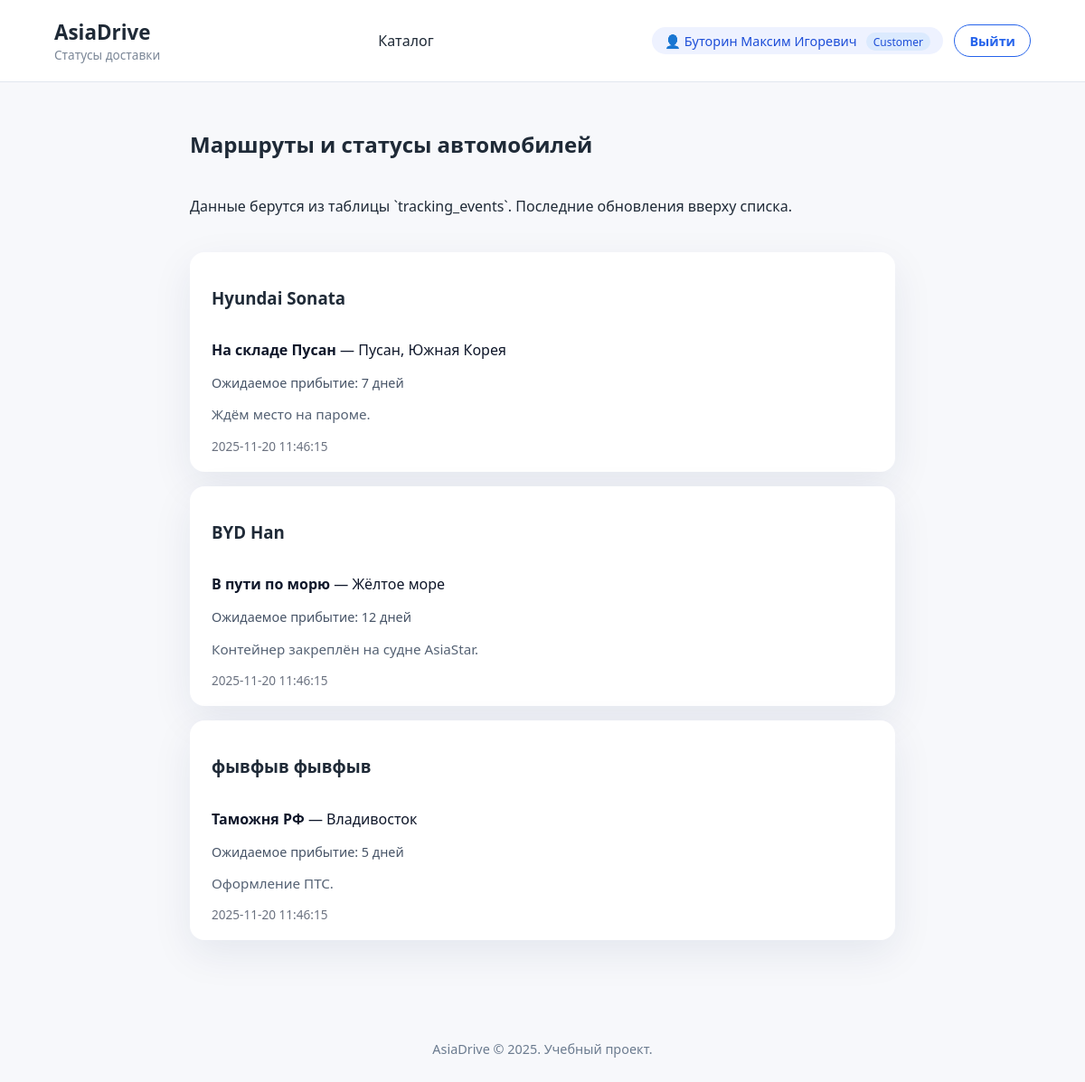
Screenshot of /tracking (signed in) with the database file from the repository.
### tables this page shows
CREATE TABLE users (
        id INTEGER PRIMARY KEY AUTOINCREMENT,
        name TEXT NOT NULL,
        email TEXT NOT NULL UNIQUE,
        phone TEXT,
        password_hash TEXT NOT NULL,
        created_at TEXT DEFAULT CURRENT_TIMESTAMP
    , role TEXT NOT NULL DEFAULT 'customer');

CREATE TABLE tracking_events (
        id INTEGER PRIMARY KEY AUTOINCREMENT,
        car_id INTEGER NOT NULL,
        status TEXT NOT NULL,
        location TEXT NOT NULL,
        eta TEXT,
        comment TEXT,
        updated_at TEXT DEFAULT CURRENT_TIMESTAMP,
        FOREIGN KEY (car_id) REFERENCES cars (id) ON DELETE CASCADE
    );

CREATE TABLE cars (
    id INTEGER PRIMARY KEY AUTOINCREMENT,
    brand TEXT NOT NULL,
    model TEXT NOT NULL,
    year INTEGER NOT NULL,
    price INTEGER NOT NULL,
    mileage INTEGER,
    fuel_type TEXT,
    country TEXT NOT NULL,
    image_url TEXT,
    description TEXT
);

### app.py (the view)
@app.route('/tracking')
def tracking_overview():
    connection = get_db_connection()
    cursor = connection.cursor()
    cursor.execute(
        """
        SELECT tracking_events.*, cars.brand, cars.model, cars.country
        FROM tracking_events
        JOIN cars ON cars.id = tracking_events.car_id
        ORDER BY tracking_events.updated_at DESC
        """
    )
    events = cursor.fetchall()
    connection.close()
    return render_template('tracking.html', events=events)

### app.py (called while the page is built)
def get_db_connection():
    connection = sqlite3.connect(app.config['DATABASE'])
    connection.row_factory = sqlite3.Row
    return connection

def get_current_user():
    if hasattr(g, 'current_user'):
        return g.current_user
    user_id = session.get('user_id')
    if not user_id:
        g.current_user = None
        return None
    connection = get_db_connection()
    cursor = connection.cursor()
    cursor.execute("SELECT * FROM users WHERE id = ?", (user_id,))
    user = cursor.fetchone()
    connection.close()
    g.current_user = user
    return user

@app.context_processor
def inject_user():
    user = get_current_user()
    return {
        'current_user': user,
        'is_admin': bool(user and user['role'] == 'admin'),
        'is_moderator': bool(user and user['role'] == 'moderator'),
        'is_customer': bool(user and user['role'] == 'customer')
    }

### templates/tracking.html (shortened to what this page needs)
<!DOCTYPE html>
<html lang="ru">
<head>
    <link rel="stylesheet" href="{{ url_for('static', filename='style.css') }}">
</head>
<body class="tracking-page">
<header class="site-header">
    <div class="branding">
        <span class="logo">AsiaDrive</span>
        <span class="tagline">Статусы доставки</span>
    </div>
    <nav class="main-nav">
        <a href="{{ url_for('index') }}">Каталог</a>
    </nav>
    <div class="auth-controls">
        {% if current_user %}
        <span class="user-pill">👤 {{ current_user['name'] }} <span class="role-tag">{{ current_user['role']|capitalize }}</span></span>
        <a href="{{ url_for('logout') }}" class="btn btn-outline small">Выйти</a>
        {% else %}
        <a href="{{ url_for('login', next=request.full_path) }}" class="link-login">Войти</a>
        {% endif %}
    </div>
</header>
<main class="tracking-board">
    <section class="section-header">
        <h1>Маршруты и статусы автомобилей</h1>
        <p>Данные берутся из таблицы `tracking_events`. Последние обновления вверху списка.</p>
    </section>
    {% if events %}
    <div class="timeline">
        {% for event in events %}
        <article class="timeline-card">
            <div class="timeline-header">
                <h3>{{ event['brand'] }} {{ event['model'] }}</h3>
                <span class="badge">{{ event['country'] }}</span>
            </div>
            <p class="status-line"><strong>{{ event['status'] }}</strong> — {{ event['location'] }}</p>
            {% if event['eta'] %}<p class="eta-line">Ожидаемое прибытие: {{ event['eta'] }}</p>{% endif %}
            {% if event['comment'] %}<p class="car-desc">{{ event['comment'] }}</p>{% endif %}
            <time>{{ event['updated_at'] }}</time>
        </article>
        {% endfor %}
    </div>
    {% else %}
    <div class="empty-state">
        <p>Статусы ещё не добавлены. Авторизуйтесь и добавьте информацию в разделе управления.</p>
        <a class="btn" href="{{ url_for('manage_tracking') }}">Обновить статус</a>
    </div>
    {% endif %}
</main>
<footer class="site-footer">
    <p>AsiaDrive © {{ 2025 }}. Учебный проект.</p>
</footer>
</body>
</html>

### static/style.css (style rules this page uses)
:root { font-family: 'Segoe UI', Arial, sans-serif; color: #1f2a37; background-color: #f7f8fb; }
* { box-sizing: border-box; }
body { margin: 0; background: #f7f8fb; color: #1f2a37; }
a { text-decoration: none; color: inherit; }
.site-header { display: flex; justify-content: space-between; align-items: center; padding: 1.25rem 5vw; background: white; border-bottom: 1px solid #e1e7ef; position: sticky; top: 0; z-index: 10; }
.branding { display: flex; flex-direction: column; }
.logo { font-weight: 700; font-size: 1.4rem; }
.tagline { font-size: 0.85rem; color: #7b8797; }
.main-nav { display: flex; gap: 1rem; align-items: center; }
.main-nav a { color: #1f2a37; font-weight: 500; }
.auth-controls { display: flex; align-items: center; gap: 0.75rem; flex-wrap: wrap; }
.user-pill { background: #eef2ff; color: #1d4ed8; padding: 0.35rem 0.9rem; border-radius: 999px; font-size: 0.9rem; }
.role-tag { margin-left: 0.4rem; padding: 0.1rem 0.5rem; border-radius: 999px; background: #dbeafe; color: #1d4ed8; font-size: 0.75rem; text-transform: capitalize; }
main { padding: 2rem 5vw 4rem; }
.btn { display: inline-flex; align-items: center; justify-content: center; border-radius: 999px; padding: 0.75rem 1.5rem; background: #2563eb; color: white; font-weight: 600; border: none; cursor: pointer; transition: transform 0.2s, box-shadow 0.2s; }
.btn-outline { background: transparent; color: #2563eb; border: 1px solid #2563eb; box-shadow: none; }
.btn.small, .btn-outline.small { padding: 0.45rem 1rem; font-size: 0.9rem; }
.section-header { display: flex; flex-direction: column; gap: 0.3rem; margin-bottom: 1.5rem; }
.badge { position: absolute; top: 1rem; left: 1rem; background: rgba(31, 41, 55, 0.8); color: white; padding: 0.3rem 0.7rem; border-radius: 999px; font-size: 0.8rem; }
.car-desc { flex: 1; color: #556274; font-size: 0.95rem; }
.site-footer { padding: 2rem 5vw; text-align: center; color: #6b7b8f; font-size: 0.9rem; }
.auth-page main, .tracking-page main, .tracking-manage-page main { padding: 2rem 5vw 4rem; }
.auth-container, .tracking-board, .tracking-manage { max-width: 900px; margin: 0 auto; }
.timeline { display: grid; gap: 1rem; }
.timeline-card { background: white; border-radius: 1rem; padding: 1.2rem 1.5rem; box-shadow: 0 15px 45px rgba(15, 35, 95, 0.08); }
.timeline-header { display: flex; justify-content: space-between; align-items: center; margin-bottom: 0.5rem; }
.status-line { font-size: 1rem; color: #0f172a; }
.eta-line { font-size: 0.9rem; color: #475467; }
.timeline-card time { display: block; margin-top: 0.3rem; font-size: 0.85rem; color: #6b7280; }

### rows the page displays
users: name "Буторин Максим Игоревич", role "Customer"
tracking_events: brand "Hyundai", model "Sonata", status "На складе Пусан", location "Пусан, Южная Корея", eta "7 дней", comment "Ждём место на пароме.", updated_at "2025-11-20 11:46:15"
tracking_events: brand "BYD", model "Han", status "В пути по морю", location "Жёлтое море", eta "12 дней", comment "Контейнер закреплён на судне AsiaStar.", updated_at "2025-11-20 11:46:15"
tracking_events: brand "фывфыв", model "фывфыв", status "Таможня РФ", location "Владивосток", eta "5 дней", comment "Оформление ПТС.", updated_at "2025-11-20 11:46:15"

### other values shown
{{ 2025 }} "2025"
